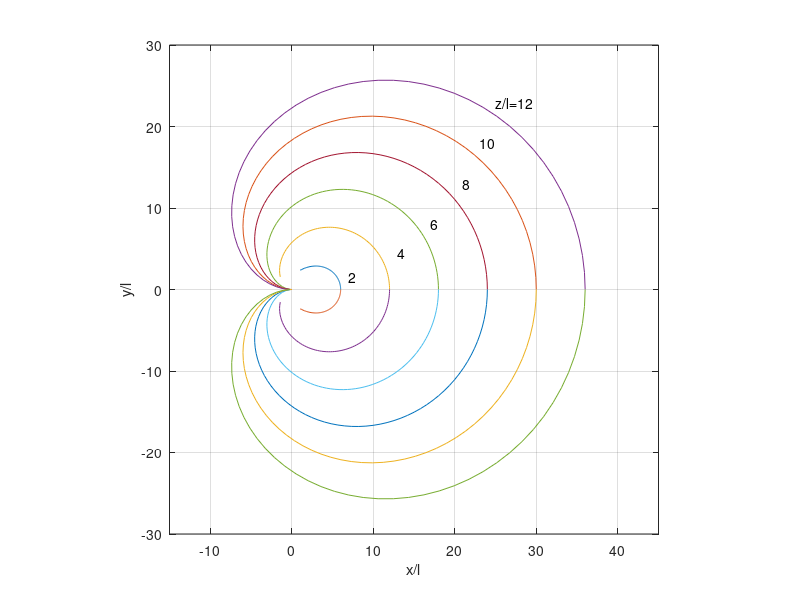

MATLAB code for this plot:
% Script f01_12.m; reachable area for the shuttle orbiter 
% from various altitudes using const. alpha & sigma; use 
% min glide angle for given helix radius; makes plot from
% analytical solution;                      10/96, 4/1/02
%
alm=1/3; eta=1/2; sg=[0:.5:40]*pi/180; un=ones(1,81);
al=alm*un./sqrt(cos(2*sg)); 
tg=eta*(al+alm^2*un./al)./cos(sg);  ga=atan(tg);
r=(cos(ga)).^2./(al.*sin(sg)); zp=[2:2:12];
for j=1:6, for i=2:81,
  ps=zp(j)/(r(i)*tan(ga(i))); xz(j,i)=r(i)*sin(ps);
  yz(j,i)=r(i)*(1-cos(ps));
end; end;
for j=1:6, xz(j,1)=zp(j)/tan(ga(1)); yz(j,1)=0; end
%
figure(1); clf; k=[81 81 78 67 58 50];
for j=1:6, plot(xz(j,[1:k(j)]),yz(j,[1:k(j)]),xz(j,...
    [1:k(j)]),-yz(j,[1:k(j)])); hold on
end; hold off; grid; axis([-15 45 -30 30])
axis('square');  xlabel('x/l'); ylabel('y/l')
text(25,23,'z/l=12'); text(23,18,'10'); text(21,13,'8')
text(17,8,'6'); text(13,4.5,'4'); text(7,1.5,'2')
print -deps2 \book_do\figures\f01_12
	
